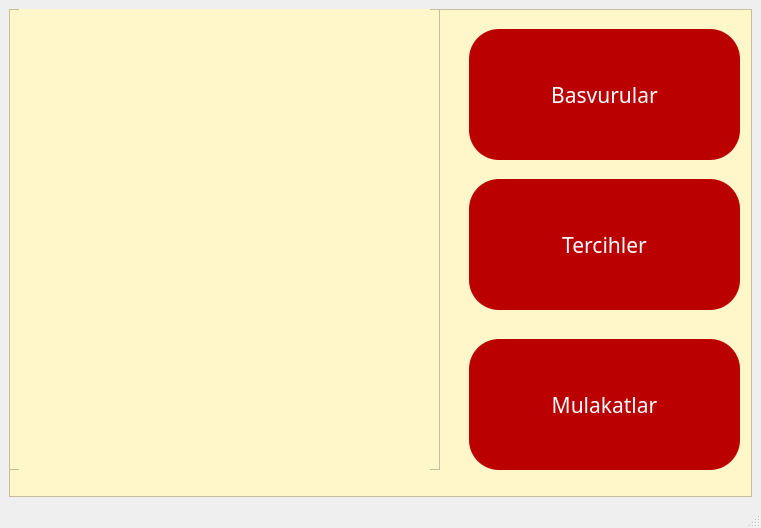
<?xml version="1.0" encoding="UTF-8"?>
<ui version="4.0">
 <class>TercihlerSayfasi</class>
 <widget class="QMainWindow" name="TercihlerSayfasi">
  <property name="geometry">
   <rect>
    <x>0</x>
    <y>0</y>
    <width>761</width>
    <height>528</height>
   </rect>
  </property>
  <property name="windowTitle">
   <string>TercihlerSayfasi</string>
  </property>
  <widget class="QWidget" name="centralwidget">
   <layout class="QGridLayout" name="gridLayout">
    <item row="0" column="0">
     <widget class="QFrame" name="frame">
      <property name="font">
       <font>
        <family>Cooper Black</family>
        <pointsize>14</pointsize>
       </font>
      </property>
      <property name="styleSheet">
       <string notr="true">background-color: rgb(255, 246, 201);</string>
      </property>
      <property name="frameShape">
       <enum>QFrame::StyledPanel</enum>
      </property>
      <property name="frameShadow">
       <enum>QFrame::Raised</enum>
      </property>
      <widget class="QPushButton" name="basvruButton">
       <property name="geometry">
        <rect>
         <x>460</x>
         <y>20</y>
         <width>271</width>
         <height>131</height>
        </rect>
       </property>
       <property name="font">
        <font>
         <family>Cooper Black</family>
         <pointsize>16</pointsize>
        </font>
       </property>
       <property name="focusPolicy">
        <enum>Qt::TabFocus</enum>
       </property>
       <property name="styleSheet">
        <string notr="true">background-color: rgb(186, 0, 0);
border-radius:30px;
color: rgb(255, 255, 255);</string>
       </property>
       <property name="text">
        <string>Basvurular</string>
       </property>
      </widget>
      <widget class="QPushButton" name="tercihButton">
       <property name="geometry">
        <rect>
         <x>460</x>
         <y>170</y>
         <width>271</width>
         <height>131</height>
        </rect>
       </property>
       <property name="font">
        <font>
         <family>Cooper Black</family>
         <pointsize>16</pointsize>
        </font>
       </property>
       <property name="focusPolicy">
        <enum>Qt::TabFocus</enum>
       </property>
       <property name="styleSheet">
        <string notr="true">background-color: rgb(186, 0, 0);
border-radius:30px;
color: rgb(255, 255, 255);</string>
       </property>
       <property name="text">
        <string>Tercihler</string>
       </property>
      </widget>
      <widget class="QPushButton" name="mulakatButton">
       <property name="geometry">
        <rect>
         <x>460</x>
         <y>330</y>
         <width>271</width>
         <height>131</height>
        </rect>
       </property>
       <property name="font">
        <font>
         <family>Cooper Black</family>
         <pointsize>16</pointsize>
        </font>
       </property>
       <property name="focusPolicy">
        <enum>Qt::TabFocus</enum>
       </property>
       <property name="styleSheet">
        <string notr="true">background-color: rgb(186, 0, 0);
border-radius:30px;
color: rgb(255, 255, 255);</string>
       </property>
       <property name="text">
        <string>Mulakatlar</string>
       </property>
      </widget>
      <widget class="QFrame" name="frame_2">
       <property name="geometry">
        <rect>
         <x>0</x>
         <y>0</y>
         <width>431</width>
         <height>461</height>
        </rect>
       </property>
       <property name="frameShape">
        <enum>QFrame::StyledPanel</enum>
       </property>
       <property name="frameShadow">
        <enum>QFrame::Raised</enum>
       </property>
       <widget class="QLabel" name="labelResim2">
        <property name="geometry">
         <rect>
          <x>10</x>
          <y>0</y>
          <width>411</width>
          <height>481</height>
         </rect>
        </property>
        <property name="text">
         <string/>
        </property>
        <property name="pixmap">
         <pixmap>resimler/werherer logo.png</pixmap>
        </property>
       </widget>
      </widget>
     </widget>
    </item>
   </layout>
  </widget>
  <widget class="QStatusBar" name="statusbar"/>
 </widget>
 <resources/>
 <connections/>
</ui>
